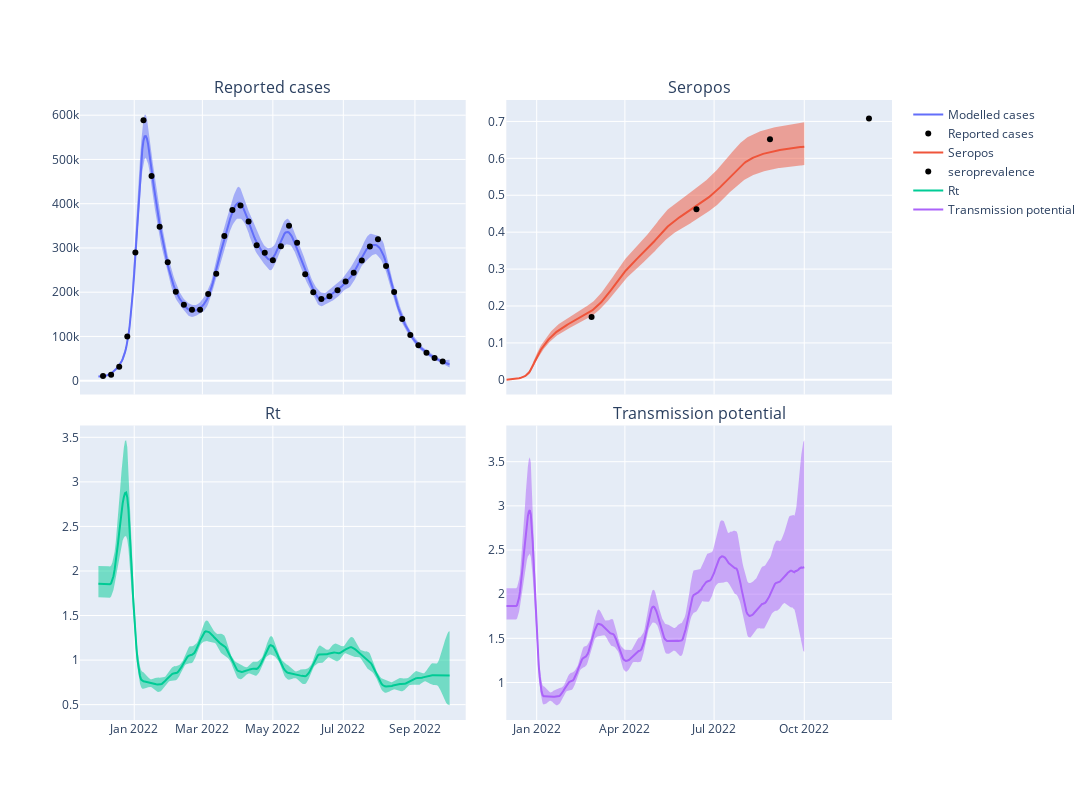

Write notebook code for a chart like this one.
### Code cell
plot_main(quantiles_df, select_data, seroprev_data)

### Figure 1 — Plotly figure (JSON) as saved in the notebook; plotly's stock layout.template omitted (floating-point values rounded to 4 significant figures; data arrays with more than 128 entries replaced by an {"elided": "..."} marker saying what was removed)
{"data": [{"marker": {"color": "#636EFA"}, "mode": "lines", "name": "Modelled cases", "type": "scatter", "x": {"elided": "305 str values"}, "xaxis": "x", "y": {"elided": "305 float values"}, "yaxis": "y"}, {"fill": "toself", "line": {"color": "#636EFA", "width": 0}, "mode": "lines", "name": "Modelled cases", "showlegend": false, "type": "scatter", "x": {"elided": "610 str values"}, "xaxis": "x", "y": {"elided": "610 float values"}, "yaxis": "y"}, {"marker": {"color": "black"}, "mode": "markers", "name": "Reported cases", "type": "scatter", "x": ["2021-12-05T00:00:00", "2021-12-12T00:00:00", "2021-12-19T00:00:00", "2021-12-26T00:00:00", "2022-01-02T00:00:00", "2022-01-09T00:00:00", "2022-01-16T00:00:00", "2022-01-23T00:00:00", "2022-01-30T00:00:00", "2022-02-06T00:00:00", "2022-02-13T00:00:00", "2022-02-20T00:00:00", "2022-02-27T00:00:00", "2022-03-06T00:00:00", "2022-03-13T00:00:00", "2022-03-20T00:00:00", "2022-03-27T00:00:00", "2022-04-03T00:00:00", "2022-04-10T00:00:00", "2022-04-17T00:00:00", "2022-04-24T00:00:00", "2022-05-01T00:00:00", "2022-05-08T00:00:00", "2022-05-15T00:00:00", "2022-05-22T00:00:00", "2022-05-29T00:00:00", "2022-06-05T00:00:00", "2022-06-12T00:00:00", "2022-06-19T00:00:00", "2022-06-26T00:00:00", "2022-07-03T00:00:00", "2022-07-10T00:00:00", "2022-07-17T00:00:00", "2022-07-24T00:00:00", "2022-07-31T00:00:00", "2022-08-07T00:00:00", "2022-08-14T00:00:00", "2022-08-21T00:00:00", "2022-08-28T00:00:00", "2022-09-04T00:00:00", "2022-09-11T00:00:00", "2022-09-18T00:00:00", "2022-09-25T00:00:00"], "xaxis": "x", "y": [10526, 13403, 31489, 99764, 289614, 588813, 462325, 347960, 267817, 201112, 171754, 160429, 160402, 195717, 241848, 327240, 385762, 395982, 359765, 306184, 289282, 272054, 304061, 350375, 311716, 240429, 199964, 184472, 191043, 204308, 224000.0, 243697, 271605, 303029, 319779, 259334, 200397, 139178, 103184, 79985, 63392, 51273, 43401], "yaxis": "y"}, {"marker": {"color": "#EF553B"}, "mode": "lines", "name": "Seropos", "type": "scatter", "x": {"elided": "305 str values"}, "xaxis": "x2", "y": {"elided": "305 float values"}, "yaxis": "y2"}, {"fill": "toself", "line": {"color": "#EF553B", "width": 0}, "mode": "lines", "name": "Seropos", "showlegend": false, "type": "scatter", "x": {"elided": "610 str values"}, "xaxis": "x2", "y": {"elided": "610 float values"}, "yaxis": "y2"}, {"marker": {"color": "black"}, "mode": "markers", "name": "seroprevalence", "type": "scatter", "x": ["2022-02-26T00:00:00", "2022-06-13T00:00:00", "2022-08-27T00:00:00", "2022-12-06T00:00:00"], "xaxis": "x2", "y": [0.17, 0.462, 0.652, 0.708], "yaxis": "y2"}, {"marker": {"color": "#00CC96"}, "mode": "lines", "name": "Rt", "type": "scatter", "x": {"elided": "305 str values"}, "xaxis": "x3", "y": {"elided": "305 float values"}, "yaxis": "y3"}, {"fill": "toself", "line": {"color": "#00CC96", "width": 0}, "mode": "lines", "name": "Rt", "showlegend": false, "type": "scatter", "x": {"elided": "610 str values"}, "xaxis": "x3", "y": {"elided": "610 float values"}, "yaxis": "y3"}, {"marker": {"color": "#AB63FA"}, "mode": "lines", "name": "Transmission potential", "type": "scatter", "x": {"elided": "305 str values"}, "xaxis": "x4", "y": {"elided": "305 float values"}, "yaxis": "y4"}, {"fill": "toself", "line": {"color": "#AB63FA", "width": 0}, "mode": "lines", "name": "Transmission potential", "showlegend": false, "type": "scatter", "x": {"elided": "610 str values"}, "xaxis": "x4", "y": {"elided": "610 float values"}, "yaxis": "y4"}], "layout": {"annotations": [{"font": {"size": 16}, "showarrow": false, "text": "Reported cases", "x": 0.2375, "xanchor": "center", "xref": "paper", "y": 1, "yanchor": "bottom", "yref": "paper"}, {"font": {"size": 16}, "showarrow": false, "text": "Seropos", "x": 0.7625, "xanchor": "center", "xref": "paper", "y": 1, "yanchor": "bottom", "yref": "paper"}, {"font": {"size": 16}, "showarrow": false, "text": "Rt", "x": 0.2375, "xanchor": "center", "xref": "paper", "y": 0.475, "yanchor": "bottom", "yref": "paper"}, {"font": {"size": 16}, "showarrow": false, "text": "Transmission potential", "x": 0.7625, "xanchor": "center", "xref": "paper", "y": 0.475, "yanchor": "bottom", "yref": "paper"}], "height": 800, "width": 1200, "xaxis": {"anchor": "y", "autorange": true, "domain": [0, 0.475], "matches": "x3", "range": ["2021-11-15 10:51:15.7956", "2022-10-14 13:08:44.2044"], "showticklabels": false, "type": "date"}, "xaxis2": {"anchor": "y2", "autorange": true, "domain": [0.525, 1], "matches": "x4", "range": ["2021-12-01", "2022-12-29 01:36:44.2165"], "showticklabels": false, "type": "date"}, "xaxis3": {"anchor": "y3", "autorange": true, "domain": [0, 0.475], "range": ["2021-11-15 10:51:15.7956", "2022-10-14 13:08:44.2044"], "type": "date"}, "xaxis4": {"anchor": "y4", "autorange": true, "domain": [0.525, 1], "range": ["2021-12-01", "2022-12-29 01:36:44.2165"], "type": "date"}, "yaxis": {"anchor": "x", "autorange": true, "domain": [0.525, 1], "range": [-31230.0, 634300.0], "type": "linear"}, "yaxis2": {"anchor": "x2", "autorange": true, "domain": [0.525, 1], "range": [-0.03975, 0.758], "type": "linear"}, "yaxis3": {"anchor": "x3", "autorange": true, "domain": [0, 0.475], "range": [0.3275, 3.633], "type": "linear"}, "yaxis4": {"anchor": "x4", "autorange": true, "domain": [0, 0.475], "range": [0.5755, 3.91], "type": "linear"}}}
